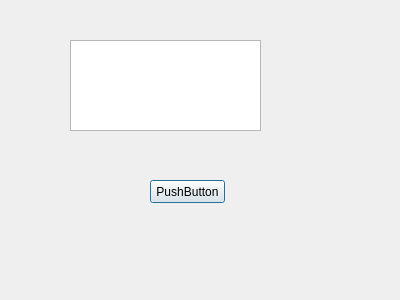
<?xml version="1.0" encoding="UTF-8"?>
<ui version="4.0">
 <class>MyDialog</class>
 <widget class="QDialog" name="MyDialog">
  <property name="geometry">
   <rect>
    <x>0</x>
    <y>0</y>
    <width>400</width>
    <height>300</height>
   </rect>
  </property>
  <property name="windowTitle">
   <string>Dialog</string>
  </property>
  <widget class="QPlainTextEdit" name="plainTextEdit">
   <property name="geometry">
    <rect>
     <x>70</x>
     <y>40</y>
     <width>191</width>
     <height>91</height>
    </rect>
   </property>
  </widget>
  <widget class="QPushButton" name="pushButton">
   <property name="geometry">
    <rect>
     <x>150</x>
     <y>180</y>
     <width>75</width>
     <height>23</height>
    </rect>
   </property>
   <property name="text">
    <string>PushButton</string>
   </property>
  </widget>
 </widget>
 <resources/>
 <connections/>
</ui>
